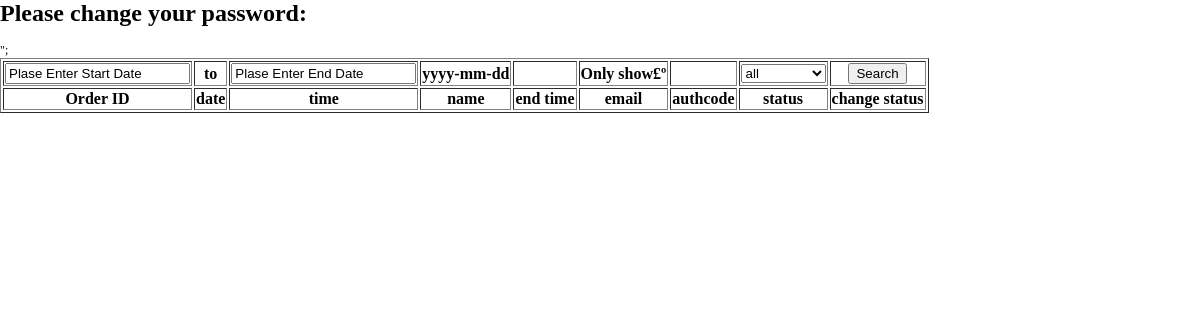
/html/adminpage.php, run on an earlier commit of the app's database.
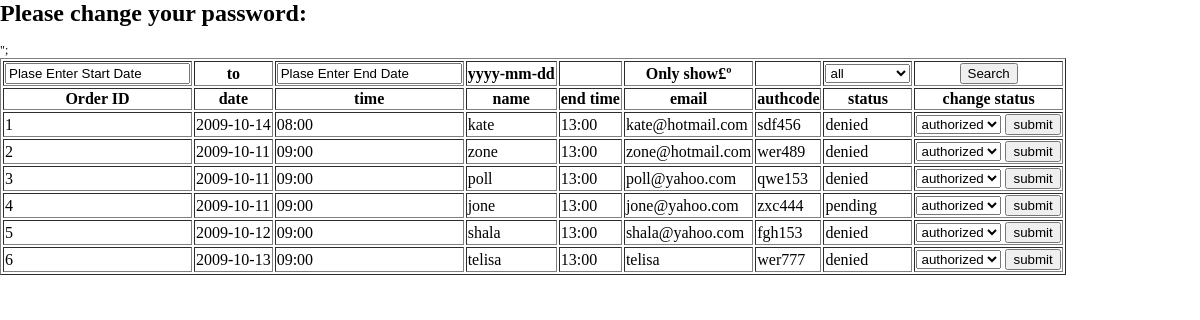
And on a later commit of the database.
### tables this page shows
CREATE TABLE IF NOT EXISTS `time_table` (
  `time_id` int(11) NOT NULL AUTO_INCREMENT,
  `duration` time NOT NULL,
  `date` date NOT NULL,
  `time` varchar(40) NOT NULL,
  `date2` varchar(40) NOT NULL,
  `email` varchar(40) NOT NULL,
  `name` varchar(40) NOT NULL,
  `status` varchar(40) NOT NULL,
  `authcode` varchar(40) NOT NULL,
  PRIMARY KEY (`time_id`),
  KEY `service_id` (`date2`),
  KEY `staff_id` (`email`)
);

### html/adminpage.php (the view, shortened to what this page needs)
<?php
if(isset($_GET['act']) && $_GET['act']=='date' && $_POST['select2'] != "all")
{
$date=$_POST['date'];
$date2=$_POST['date2'];
$select2=$_POST['select2'];
$sql3="select * from time_table where date >= '$date' && date <= '$date2' && status = '$select2'";
$result3=mysql_query($sql3);
}
elseif(isset($_GET['act']) && $_GET['act']=='date' && $_POST['select2'] == "all")
{
$date=$_POST['date'];
$date2=$_POST['date2'];
		$sql3="select * from time_table where date >= '$date' && date <= '$date2' ";
$result3=mysql_query($sql3);
}
else
{
$exec="select * from time_table ";
				$result3=mysql_query($exec);
}
?>
<html >
<head>
</head>
<b><font face="Times New Roman"><b><h1>Please change your password:</h1></b></font></b>
<body>
<table border='1'>
<form action="?act=date" method="post" name="login">
<tr>
<th><input name="date" type="text" class="loginput" id="email" value="Plase Enter Start Date" /></th>
<th>to</th>
<th><input name="date2" type="text" class="loginput" id="email" value="Plase Enter End Date" /></th>
<th>yyyy-mm-dd</th>
<th></th>
<th>Only show£º</th>
<th></th>
    <td height="0"><label>
      <select name="select2"><option>all</option><option value="authorized">authorized</option><option>pending</option><option>denied</option></select>
	</label>
	</td>
<th><input name="Submit" type="submit" class="botton" value="Search" /></th>
</tr>
<tr>
<th>Order ID</th>
<th>date</th>
<th>time</th>
<th>name</th>
<th>end time</th>
<th>email</th>
<th>authcode</th>
<th>status</th>
<th>change status</th>
</form>
<?php
while($row = mysql_fetch_array($result3))
  {
  echo "<tr>";
  echo "<td>" . $row['time_id'] . "</td>";
  echo "<td>" . $row['date'] . "</td>";
  echo "<td>" . $row['time'] . "</td>";
   echo "<td>" . $row['name'] . "</td>";
  echo "<td>" . $row['date2'] . "</td>";
  echo "<td>" . $row['email'] . "</td>";
  echo "<td>" . $row['authcode'] . "</td>";
  echo "<td>" . $row['status'] . "</td>";
 ?>
<form action="config.php" method="post" name="list">
    <td height="0"><label>
      <select name="select"><option value="authorized">authorized</option><option>pending</option><option>denied</option></select>
	  <input name="Submit" type="submit" class="botton" value="submit" />
    </label></td>
 </form>
<?php
  echo "</tr>";
  }
echo "</table>";
?>
</body>
</html>

What changed in the data, as far as the page shows it:
added time_table: time_id "1", date "2009-10-14", time "08:00", name "kate", date2 "13:00", email "kate@hotmail.com", authcode "sdf456", status "denied"
added time_table: time_id "2", date "2009-10-11", time "09:00", name "zone", date2 "13:00", email "zone@hotmail.com", authcode "wer489", status "denied"
added time_table: time_id "3", date "2009-10-11", time "09:00", name "poll", date2 "13:00", email "poll@yahoo.com", authcode "qwe153", status "denied"
added time_table: time_id "4", date "2009-10-11", time "09:00", name "jone", date2 "13:00", email "jone@yahoo.com", authcode "zxc444", status "pending"
added time_table: time_id "5", date "2009-10-12", time "09:00", name "shala", date2 "13:00", email "shala@yahoo.com", authcode "fgh153", status "denied"
added time_table: time_id "6", date "2009-10-13", time "09:00", name "telisa", date2 "13:00", email "telisa", authcode "wer777", status "denied"
